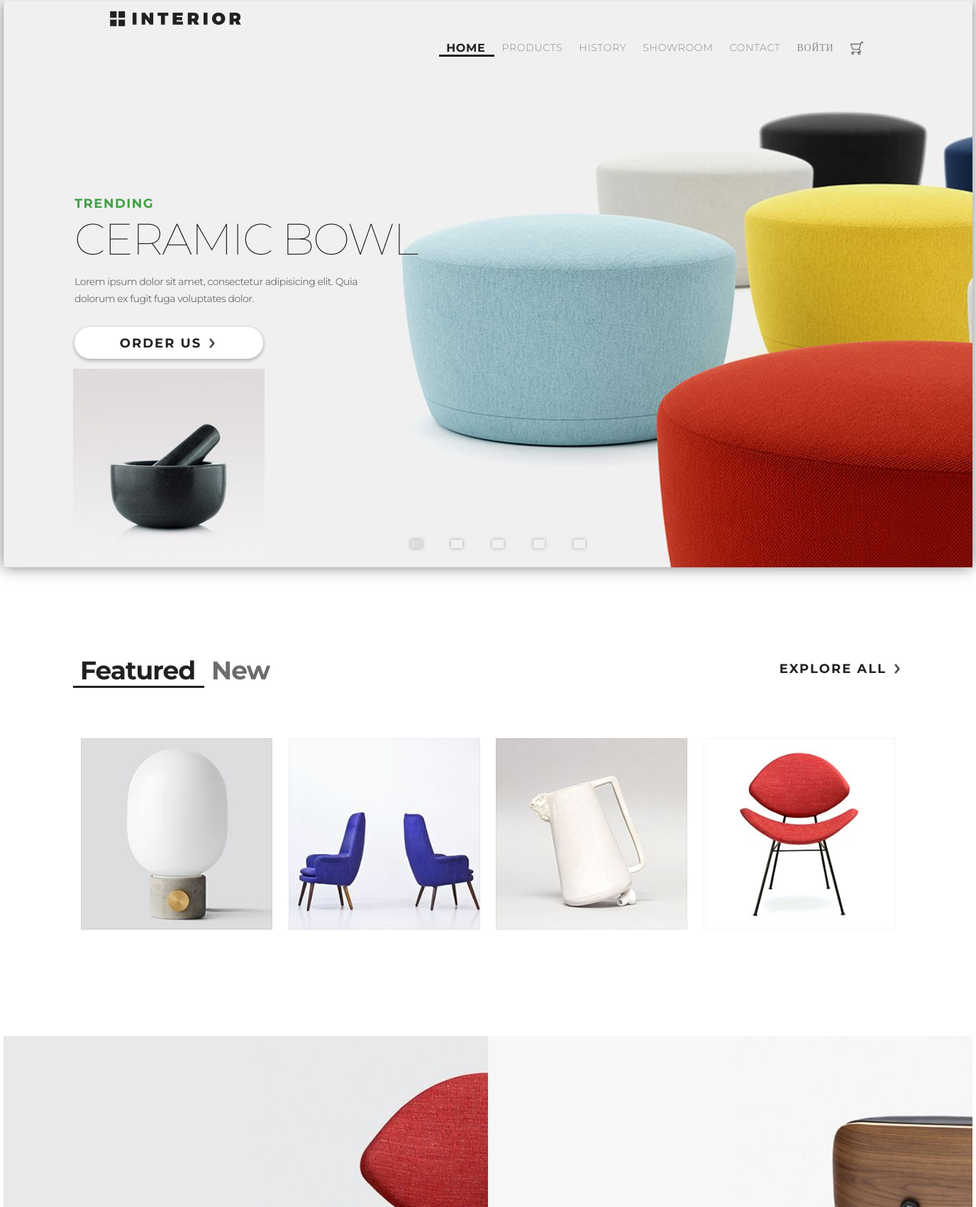
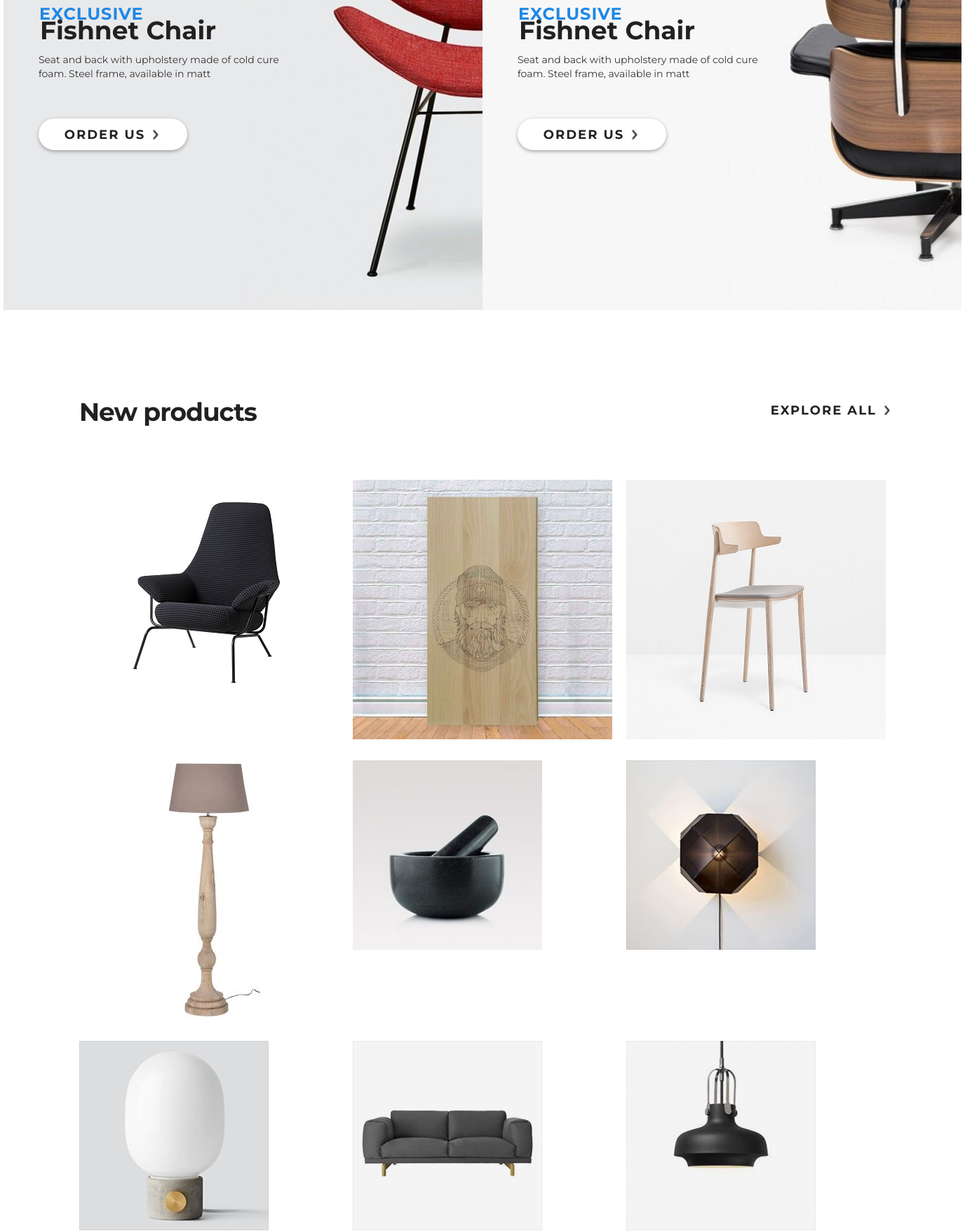
The app's page /index/ (upper part) with its own data (2 pictures, top to bottom).
### mainapp/models.py (models this page shows, shortened)
class Product(models.Model):
    name = models.CharField(max_length=32, unique=True)
    description = models.TextField(verbose_name='Описание')
    price = models.PositiveIntegerField(verbose_name='Цена')
    rating = models.PositiveIntegerField(verbose_name='Рейтинг', default=1)
    alt = models.CharField(max_length=255, verbose_name='Текст рисунка', default='Текст по умолчанию')
    category = models.ForeignKey(Category, on_delete=models.PROTECT)  # Выбираем эту, как наиболее простую.
    image = models.ImageField(upload_to='products', null=True, blank=True)
    isTrendy = models.BooleanField(verbose_name='Товар сейчас в тренде?', default=False)
    isTopSlider = models.BooleanField(verbose_name='Товар должен быть в верхнем слайдере?', default=False)
    SlideNo = models.PositiveIntegerField(verbose_name='Номер слайда в карусели верхнего слайдера', null=True, blank=True)
    isHot = models.BooleanField(verbose_name='Горячее предложение?', default=False)
    imageHot = models.ImageField(verbose_name='Картинка должна быть 1366х800 px', upload_to='products_hot', null=True, blank=True)
    SlideHotNo = models.PositiveIntegerField(verbose_name='Номер слайда в карусели "HOT"', null=True, blank=True)
    isNew = models.BooleanField(verbose_name='Поместить товар в раздел "новое"?', default=False)
    quantity = models.PositiveIntegerField(verbose_name='Количество на складе', default=1)
    isActive = models.BooleanField(verbose_name='Категория активна', default=True)

### mainapp/views.py (the view)
# urls.py: path('', mainapp.main_view),
def main_view(request):
    basket = []
    if request.user.is_authenticated:
        basket = Basket.objects.filter(user=request.user)
    products = Product.objects.all().select_related('category')
    trendy_products = TrendyProduct.objects.all().select_related('category')[:6]  # максимум 6 первых (чтобы не перегружать страницу)
    content = {
        'datetime': current_datetime,
        'date_text': current_date_text,
        'data': data,
        'products': products,
        'trendy': trendy_products,
        'basket': basket,
    }
    return render(request, 'index.html', content)

### context_processors/basketProc.py (called while the page is built, shortened)
def basketProc(request):
    print(f'context processor basket works')
    item1 = []
    item2 = []
    item3 = []
    item4 = []
    newbasket = []
    return {'BasketP': newbasket}

### mainapp/templates/index.html (shortened to what this page needs)
{% extends "base.html" %} {% load static %} {% block title %} Interior. Products. {% endblock %} {% block body %}
<body>
    <div class="container">
        <div class="slider1">
                <div class="wrapper">
                    <div class="slider">
{% for product in products %}
{% if product.isTopSlider %}
                        <div class="slides slide{{product.SlideNo}}">
                            <div style="margin-left:100px" class="text">
                                <h3>TRENDING</h3>
                                <h2>{{product.name}}</h2>
                                <p style="">{{product.description}}</p>
                                <a href="{% url 'basket:add' product.pk %}" class="buy">ORDER US <img style="height: 14px; width: 16px; margin-bottom: 3px" src="{% static 'img/Right_arrow_buy.png' %}" alt=""></a>
                            </div>
                            <img src="{{product.image.url}}" alt="Very good product" class="sliding_image">
                        </div>
{% endif %}
{% endfor %}
                    </div>
                    <div class="controls">
                        <label for="slide1"></label>
                        <label for="slide2"></label>
                        <label for="slide3"></label>
                        <label for="slide4"></label>
                        <label for="slide5"></label>
                    </div>
                </div>
{% endblock %}
{% block menu_and_logo_index %}
            <div class="padding_side_top">
{% include "inc/menu_top.html" %} {% endblock %} {% block index_slider %}
            </div>
        </div>
{% endblock %}
{% block underslide_space %}
        <div class="underslide_space">
            <ul class="featured_new_menu">
                <li><a class="featured_menu_active" href="#">Featured</a></li>
                <li><a href="#">New</a></li>
            </ul>
            <a href="{% url 'main:index' %}" class="explore_all">EXPLORE ALL <img style="height: 14px; width: 16px; margin-bottom: 3px" src="{% static 'Right_arrow_buy.png' %}" alt=""></a>
        </div>
{% endblock %} {% block featured_products %}
        <div class="product_images padding_side">
            <div class="product">
                <img src="{% static 'img/product-1.jpg' %}" alt="product-1">
            </div>
            <div class="product">
                <img src="{% static 'img/product-2.jpg' %}" alt="product-2">
            </div>
            <div class="product">
                <img src="{% static 'img/product-3.jpg' %}" alt="product-3">
            </div>
            <div class="product">
                <img src="{% static 'img/product-4.jpg' %}" alt="product-4">
            </div>
        </div>
{% endblock %} {% block big_products %}
        <div class="big_product_images">
            <div class="big_image">
                <img src="{% static 'img/promo-img1.jpg' %}" alt="">
                <h3 class="exclusive_text">exclusive</h3>
                <p class="big_name">Fishnet Chair</p>
                <p class="exclusive_description">Seat and back with upholstery made of&nbsp;cold cure foam. Steel frame, available in&nbsp;matt</p>
                <a href="{% url 'main:index' %}" class="buy_bottom">ORDER US <img style="height: 14px; width: 16px; margin-bottom: 3px" src="{% static 'img/Right_arrow_buy.png' %}" alt=""></a>
            </div>
            <div class="big_image">
                <img src="{% static 'img/promo-img.jpg' %}" alt="">
                <h3 class="exclusive_text">exclusive</h3>
                <p class="big_name">Fishnet Chair</p>
                <p class="exclusive_description">Seat and back with upholstery made of&nbsp;cold cure foam. Steel frame, available in&nbsp;matt</p>
                <a href="{% url 'main:index' %}" class="buy_bottom">ORDER US <img style="height: 14px; width: 16px; margin-bottom: 3px" src="{% static 'img/Right_arrow_buy.png' %}" alt=""></a>
            </div>
        </div>
{% endblock %} {% block trending_menu %}
        <div class="underslide_space">
            <ul class="featured_new_menu">
                <li><a class="trading_products" href="#">New products</a></li>
            </ul>
            <a href="{% url 'main:index' %}" class="explore_all">EXPLORE ALL <img style="height: 14px; width: 16px; margin-bottom: 3px" src="{% static 'img/Right_arrow_buy.png' %}" alt=""></a>
        </div>
{% endblock %}
{% block trending_products %}
            <div class="product_images padding_side">
{% for item in products %}
{% if item.isNew %}
                <div class="product_m">
                    <img src="{{ item.image.url }}" alt="{{ item.alt }}">
                </div>
{% endif %}
{% endfor %}
            </div>
            {% endblock %}

### records on screen
Product: name "CERAMIC BOWL", description "Lorem ipsum dolor sit amet, consectetur adipisicing elit. Quia dolorum ex fugit fuga voluptates dolor.", isTopSlider True (drawn), image (picture)
Product: image (picture)
Product: image (picture)
Product: image (picture)
Product: image (picture)
Product: image (picture)
Product: image (picture)
Product: image (picture)
Product: image (picture)
